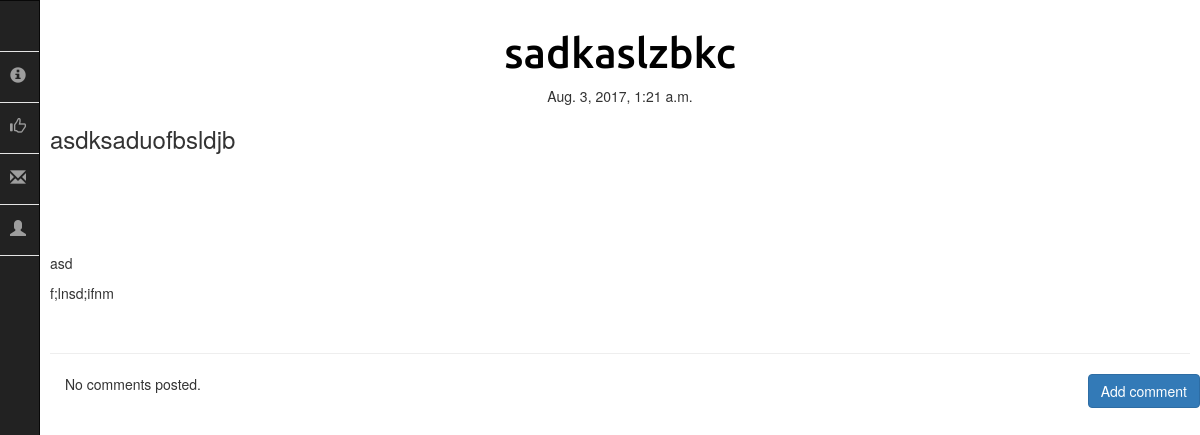
Page /post/7 on the committed database.
### blog/models.py (models this page shows, shortened)
class Post(models.Model):
    author = models.ForeignKey('auth.User')
    title = models.CharField(max_length=200)
    text = models.TextField()
    image=models.ImageField(null=True,blank=True,upload_to='static/media')
    created_date = models.DateTimeField(default=timezone.now)
    published_date = models.DateTimeField(blank=True, null=True)

### blog/views.py (the view)
# urls.py: url(r'^post/(?P<pk>\d+)$', views.PostDetailView.as_view(), name='post_detail'),
class PostDetailView(DetailView):
    model = Post

### blog/templates/blog/post_detail.html (shortened to what this page needs)
{% extends 'blog/base.html' %}
{% load staticfiles  %}
{% block content %}
        <h1 class='posttitle loader'>{{ post.title }}</h1>
        {% if post.published_date %}
            <div class="date postdate">
                {{ post.published_date }}
            </div>
        {% else %}
            <a class="btn btn-default" href="{% url 'post_publish' pk=post.pk %}">Publish</a>
        {% endif %}
      <p class='postcontent' >{{ post.text|safe|linebreaksbr }}</p>
  <hr>
  <a class="btn btn-primary btn-comment" href="{% url 'add_comment_to_post' pk=post.pk %}">Add comment</a>
  <div class="container">
  {% for comment in post.comments.all %}
  <br>
      {% if user.is_authenticated or comment.approved_comment %}
              {{ comment.created_date }}
              {% if not comment.approved_comment %}
                  <a class="btn btn-default" href="{% url 'comment_remove' pk=comment.pk %}"><span class="glyphicon glyphicon-remove"></span></a>
                  <a class="btn btn-default" href="{% url 'comment_approve' pk=comment.pk %}"><span class="glyphicon glyphicon-ok"></span></a>
              {% endif %}
          <p>{{ comment.text|safe|linebreaks }}</p>
          <p>Posted by: <strong>{{ comment.author }}</strong></p>
      {% endif %}
  {% empty %}
      <p>No comments posted.</p>
  {% endfor %}
</div>
{% endblock content %}

### blog/static/css/blog.css (style rules this page uses)
.postdate { text-align: center; }
.posttitle { font-family: 'Ubuntu', sans-serif; font-size: 3em; text-align: center; color: black; }
.postcontent { font-family: 'Ubuntu', sans-serif; font-size: 1.5em; color: black; }
.btn-comment { position: absolute; right: 0px; }
body,html { height: 100%; }

### rows in the picture
Post: title "sadkaslzbkc", published_date "Aug. 3, 2017, 1:21 a.m.", text "asdksaduofbsldjb asd f;lnsd;ifnm"
